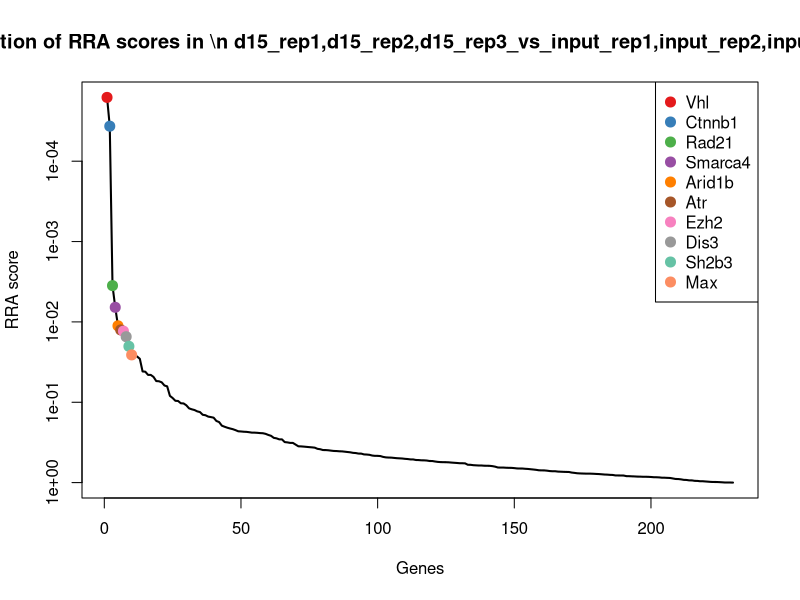
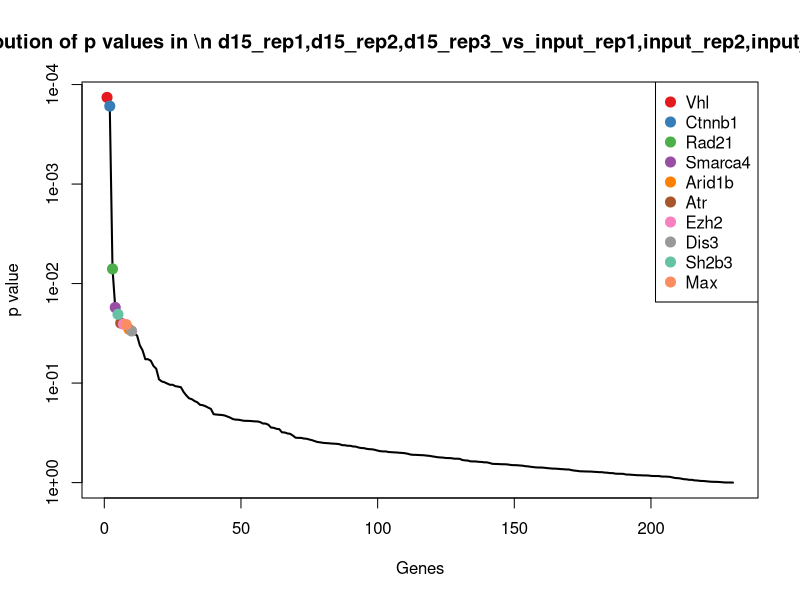
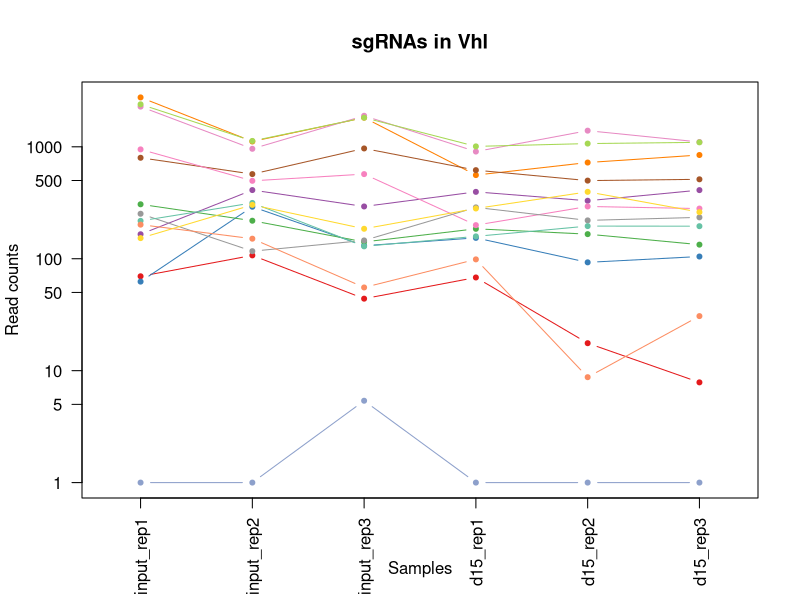
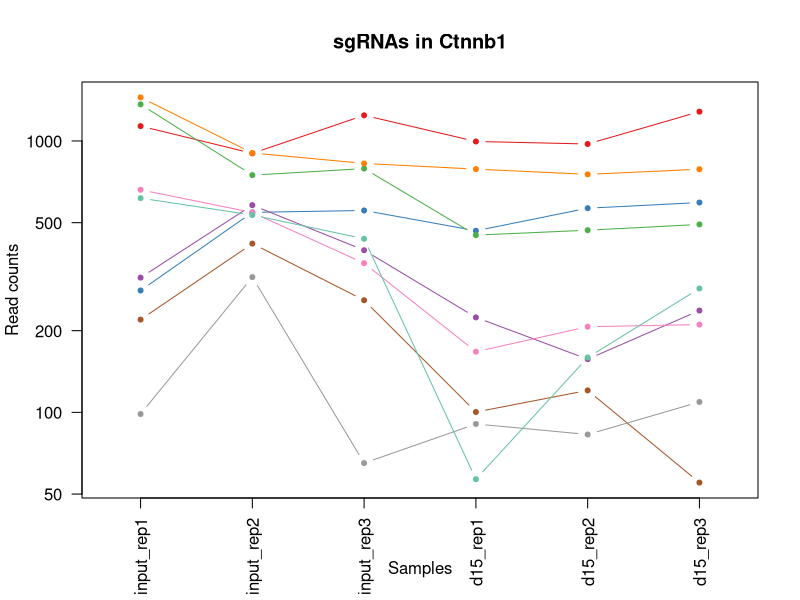
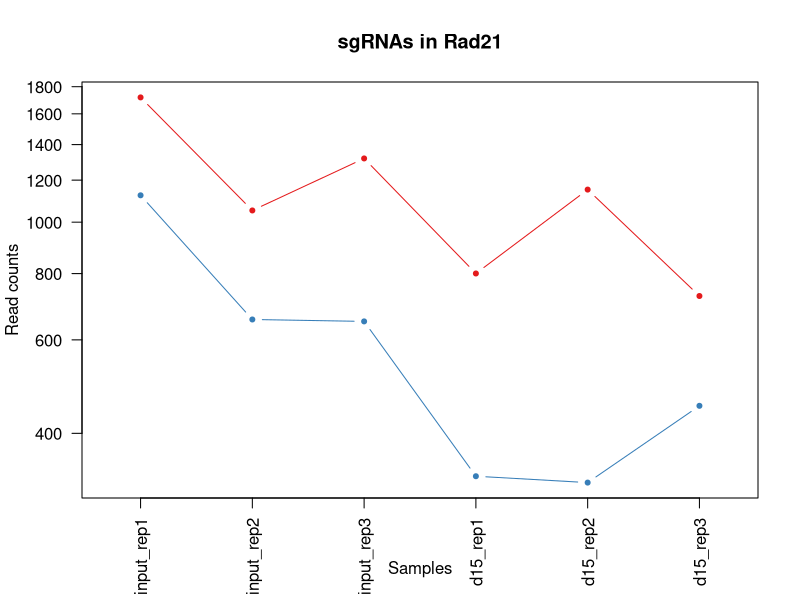
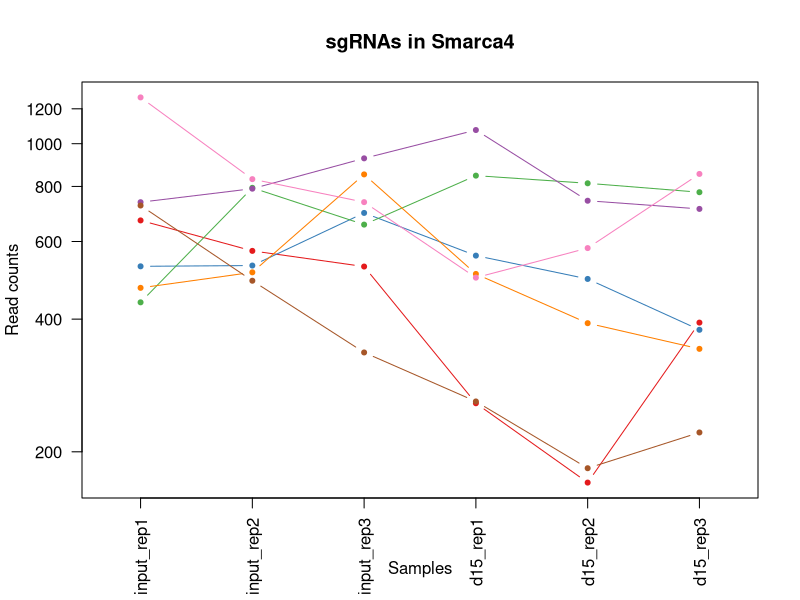
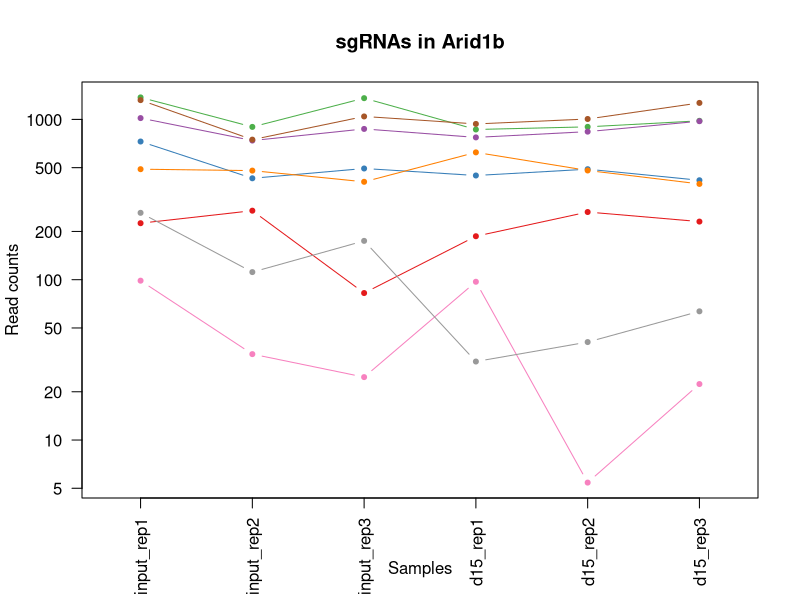
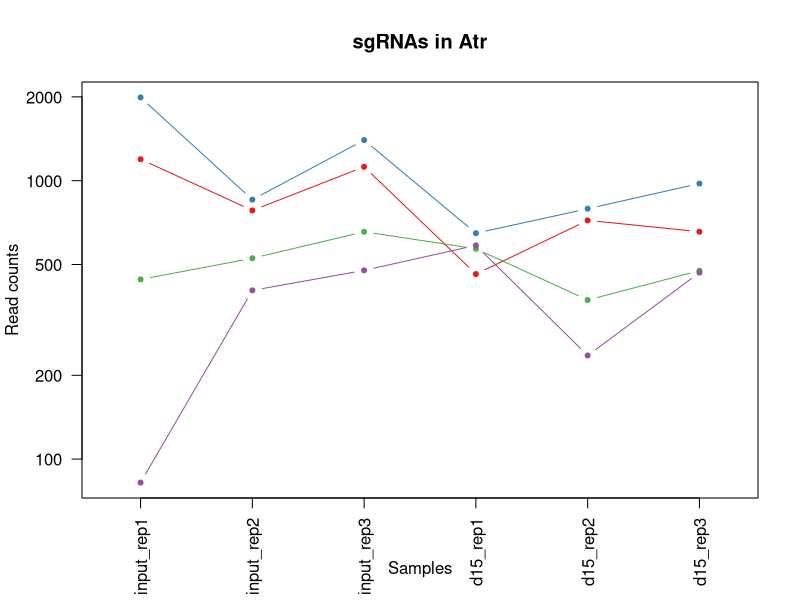

Reproduce these figures in R, in order. (Note: this script raises an error after producing the figures.)
pdf(file='ABE_d15_input.pdf',width=4.5,height=4.5);
gstable=read.table('ABE_d15_input.gene_summary.txt',header=T)
# 
#
# parameters
# Do not modify the variables beginning with "__"

# gstablename='__GENE_SUMMARY_FILE__'
startindex=3
# outputfile='__OUTPUT_FILE__'
targetgenelist=c("Vhl","Ctnnb1","Rad21","Smarca4","Arid1b","Atr","Ezh2","Dis3","Sh2b3","Max")
# samplelabel=sub('.\\w+.\\w+$','',colnames(gstable)[startindex]);
samplelabel='d15_rep1,d15_rep2,d15_rep3_vs_input_rep1,input_rep2,input_rep3 neg.'


# You need to write some codes in front of this code:
# gstable=read.table(gstablename,header=T)
# pdf(file=outputfile,width=6,height=6)


# set up color using RColorBrewer
#library(RColorBrewer)
#colors <- brewer.pal(length(targetgenelist), "Set1")

colors=c( "#E41A1C", "#377EB8", "#4DAF4A", "#984EA3", "#FF7F00",  "#A65628", "#F781BF",
          "#999999", "#66C2A5", "#FC8D62", "#8DA0CB", "#E78AC3", "#A6D854", "#FFD92F", "#E5C494", "#B3B3B3", 
          "#8DD3C7", "#FFFFB3", "#BEBADA", "#FB8072", "#80B1D3", "#FDB462", "#B3DE69", "#FCCDE5",
          "#D9D9D9", "#BC80BD", "#CCEBC5", "#FFED6F")

######
# function definition

plotrankedvalues<-function(val, tglist, ...){
  
  plot(val,log='y',ylim=c(max(val),min(val)),type='l',lwd=2, ...)
  if(length(tglist)>0){
    for(i in 1:length(tglist)){
      targetgene=tglist[i];
      tx=which(names(val)==targetgene);ty=val[targetgene];
      points(tx,ty,col=colors[(i %% length(colors)) ],cex=2,pch=20)
      # text(tx+50,ty,targetgene,col=colors[i])
    }
    legend('topright',tglist,pch=20,pt.cex = 2,cex=1,col=colors)
  }
}



plotrandvalues<-function(val,targetgenelist, ...){
  # choose the one with the best distance distribution
  
  mindiffvalue=0;
  randval=val;
  for(i in 1:20){
    randval0=sample(val)
    vindex=sort(which(names(randval0) %in% targetgenelist))
    if(max(vindex)>0.9*length(val)){
      # print('pass...')
      next;
    }
    mindiffind=min(diff(vindex));
    if (mindiffind > mindiffvalue){
      mindiffvalue=mindiffind;
      randval=randval0;
      # print(paste('Diff: ',mindiffvalue))
    }
  }
  plot(randval,log='y',ylim=c(max(randval),min(randval)),pch=20,col='grey', ...)
  
  if(length(targetgenelist)>0){
    for(i in 1:length(targetgenelist)){
      targetgene=targetgenelist[i];
      tx=which(names(randval)==targetgene);ty=randval[targetgene];
      points(tx,ty,col=colors[(i %% length(colors)) ],cex=2,pch=20)
      text(tx+50,ty,targetgene,col=colors[i])
    }
  }
  
}




# set.seed(1235)



pvec=gstable[,startindex]
names(pvec)=gstable[,'id']
pvec=sort(pvec);

plotrankedvalues(pvec,targetgenelist,xlab='Genes',ylab='RRA score',main=paste('Distribution of RRA scores in \\n',samplelabel))

# plotrandvalues(pvec,targetgenelist,xlab='Genes',ylab='RRA score',main=paste('Distribution of RRA scores in \\n',samplelabel))


pvec=gstable[,startindex+1]
names(pvec)=gstable[,'id']
pvec=sort(pvec);

plotrankedvalues(pvec,targetgenelist,xlab='Genes',ylab='p value',main=paste('Distribution of p values in \\n',samplelabel))

# plotrandvalues(pvec,targetgenelist,xlab='Genes',ylab='p value',main=paste('Distribution of p values in \\n',samplelabel))



# you need to write after this code:
# dev.off()






# parameters
# Do not modify the variables beginning with "__"
targetmat=list(c(68.69105274121348,106.1612857638743,42.98003229851769,67.01567573889473,16.59784970000794,6.8596297246542495),c(61.46041561055943,290.4081453540694,129.81724041184935,152.60196041748318,91.84143500671061,103.65662695033089),c(305.4944187701337,217.5867675160399,140.3429626074047,184.09125383696383,164.87197368674555,132.61950800998216),c(164.49699472237967,409.7299210886719,292.08879092666103,394.82729441348823,328.63742406015723,409.29124023770356),c(2762.1033839098473,1115.1321835197045,1820.949939831076,557.9256859707983,722.5597236070124,843.7344561324727),c(797.1777436546091,569.4105327335077,965.7350114422036,617.6746016898129,497.93549100023824,511.42350502700015),c(947.2134641156807,495.7117888974296,569.2661420762853,198.62477387672413,292.12215472013975,279.72045654978996),c(251.26464029022827,115.81231174240833,144.7286801888861,286.63331189527264,219.09161604010484,233.2274106382445),c(216.91911391962154,314.0970273013802,128.06295337925678,157.44646709740329,194.74810314675986,194.3561755318704),c(200.6501803756499,150.0295856663017,54.382898010369324,97.69755137838871,7.745663193337039,29.725062140168415),c(0.0,0.0,4.385717581481397,0.0,0.0,0.0),c(2284.8813332866803,958.961035867063,1891.9985646510747,905.9227491450589,1393.1128514873333,1102.8760235082998),c(2395.1485495291545,1127.415307492384,1820.0727963147797,1007.657389423381,1067.7949973671775,1095.2542127031286),c(151.84337974373506,301.8139033287005,184.20013842221869,280.17396965537915,395.028822860189,259.9037484563443))
targetgene="Vhl"
collabel=c("input_rep1","input_rep2","input_rep3","d15_rep1","d15_rep2","d15_rep3")

# set up color using RColorBrewer
#library(RColorBrewer)
#colors <- brewer.pal(length(targetgenelist), "Set1")

colors=c( "#E41A1C", "#377EB8", "#4DAF4A", "#984EA3", "#FF7F00",  "#A65628", "#F781BF",
          "#999999", "#66C2A5", "#FC8D62", "#8DA0CB", "#E78AC3", "#A6D854", "#FFD92F", "#E5C494", "#B3B3B3", 
          "#8DD3C7", "#FFFFB3", "#BEBADA", "#FB8072", "#80B1D3", "#FDB462", "#B3DE69", "#FCCDE5",
          "#D9D9D9", "#BC80BD", "#CCEBC5", "#FFED6F")


## code

targetmatvec=unlist(targetmat)+1
yrange=range(targetmatvec[targetmatvec>0]);
# yrange[1]=1; # set the minimum value to 1
for(i in 1:length(targetmat)){
  vali=targetmat[[i]]+1;
  if(i==1){
    plot(1:length(vali),vali,type='b',las=1,pch=20,main=paste('sgRNAs in',targetgene),ylab='Read counts',xlab='Samples',xlim=c(0.7,length(vali)+0.3),ylim = yrange,col=colors[(i %% length(colors))],xaxt='n',log='y')
    axis(1,at=1:length(vali),labels=(collabel),las=2)
    # lines(0:100,rep(1,101),col='black');
  }else{
    lines(1:length(vali),vali,type='b',pch=20,col=colors[(i %% length(colors))])
  }
}




# parameters
# Do not modify the variables beginning with "__"
targetmat=list(c(1133.4023702300224,899.3001479997616,1242.0352190755316,994.7387049435941,973.7405157337993,1281.2263963493103),c(280.18718881284445,544.8442847881483,553.4775587829523,465.88005905231637,564.32688980027,592.2146995618169),c(1362.9750991282885,747.5158303373629,790.3063081829478,448.92428567259606,468.05936154022396,491.60679693355456),c(312.7250559007877,579.0615587120417,394.7145823333257,222.84730727632464,156.01978718007464,236.27613496031304),c(1446.1274261308101,901.9322459939074,825.392048834799,786.4249177070297,752.4358530670266,785.8086940131701),c(218.72677320228505,417.62621507110885,257.88019379110614,99.31238693836207,119.50451784005718,54.11485671671686),c(659.7956381721822,543.9669187900997,353.4888370674006,166.3280626772568,205.81333628009847,209.5997971422132),c(97.6136012638297,314.0970273013802,64.03147668962839,89.62337357852186,81.88272518670584,108.22971343343372),c(614.6041561055944,532.5611608154686,435.0631840829546,55.71182681908116,158.23283380674238,285.05572411340995))
targetgene="Ctnnb1"
collabel=c("input_rep1","input_rep2","input_rep3","d15_rep1","d15_rep2","d15_rep3")

# set up color using RColorBrewer
#library(RColorBrewer)
#colors <- brewer.pal(length(targetgenelist), "Set1")

colors=c( "#E41A1C", "#377EB8", "#4DAF4A", "#984EA3", "#FF7F00",  "#A65628", "#F781BF",
          "#999999", "#66C2A5", "#FC8D62", "#8DA0CB", "#E78AC3", "#A6D854", "#FFD92F", "#E5C494", "#B3B3B3", 
          "#8DD3C7", "#FFFFB3", "#BEBADA", "#FB8072", "#80B1D3", "#FDB462", "#B3DE69", "#FCCDE5",
          "#D9D9D9", "#BC80BD", "#CCEBC5", "#FFED6F")


## code

targetmatvec=unlist(targetmat)+1
yrange=range(targetmatvec[targetmatvec>0]);
# yrange[1]=1; # set the minimum value to 1
for(i in 1:length(targetmat)){
  vali=targetmat[[i]]+1;
  if(i==1){
    plot(1:length(vali),vali,type='b',las=1,pch=20,main=paste('sgRNAs in',targetgene),ylab='Read counts',xlab='Samples',xlim=c(0.7,length(vali)+0.3),ylim = yrange,col=colors[(i %% length(colors))],xaxt='n',log='y')
    axis(1,at=1:length(vali),labels=(collabel),las=2)
    # lines(0:100,rep(1,101),col='black');
  }else{
    lines(1:length(vali),vali,type='b',pch=20,col=colors[(i %% length(colors))])
  }
}




# parameters
# Do not modify the variables beginning with "__"
targetmat=list(c(1717.276318530337,1051.0844656621605,1317.4695614770117,799.3436021868167,1150.7842458672174,724.8342075717991),c(1122.5564145340413,654.5150345442167,649.0862020592467,331.04128979454026,321.9982841801541,449.6868375051119))
targetgene="Rad21"
collabel=c("input_rep1","input_rep2","input_rep3","d15_rep1","d15_rep2","d15_rep3")

# set up color using RColorBrewer
#library(RColorBrewer)
#colors <- brewer.pal(length(targetgenelist), "Set1")

colors=c( "#E41A1C", "#377EB8", "#4DAF4A", "#984EA3", "#FF7F00",  "#A65628", "#F781BF",
          "#999999", "#66C2A5", "#FC8D62", "#8DA0CB", "#E78AC3", "#A6D854", "#FFD92F", "#E5C494", "#B3B3B3", 
          "#8DD3C7", "#FFFFB3", "#BEBADA", "#FB8072", "#80B1D3", "#FDB462", "#B3DE69", "#FCCDE5",
          "#D9D9D9", "#BC80BD", "#CCEBC5", "#FFED6F")


## code

targetmatvec=unlist(targetmat)+1
yrange=range(targetmatvec[targetmatvec>0]);
# yrange[1]=1; # set the minimum value to 1
for(i in 1:length(targetmat)){
  vali=targetmat[[i]]+1;
  if(i==1){
    plot(1:length(vali),vali,type='b',las=1,pch=20,main=paste('sgRNAs in',targetgene),ylab='Read counts',xlab='Samples',xlim=c(0.7,length(vali)+0.3),ylim = yrange,col=colors[(i %% length(colors))],xaxt='n',log='y')
    axis(1,at=1:length(vali),labels=(collabel),las=2)
    # lines(0:100,rep(1,101),col='black');
  }else{
    lines(1:length(vali),vali,type='b',pch=20,col=colors[(i %% length(colors))])
  }
}




# parameters
# Do not modify the variables beginning with "__"
targetmat=list(c(668.8339345854997,570.2878987315562,525.4089662614714,256.75885403576535,169.29806694008101,391.76107538580936),c(526.0288512550823,528.1743308252259,695.5748084229496,556.310850410825,492.4028744335689,377.2796348559837),c(435.6458871219066,793.1388622358874,654.3490631570245,845.3664156460576,812.1881119870553,775.1381588859302),c(735.7173280440496,789.6293982436932,925.3864096925747,1073.0582296023024,741.3706199336881,710.3527670419734),c(469.9914134925133,509.7496448662064,850.8292108073911,505.44353027166386,390.6027296068536,341.4571240716782),c(723.0637130654051,487.81549491499266,335.06882322517873,259.1811073757254,182.57634670008736,220.27033226945312),c(1272.592134995113,829.9882341539264,735.9234101725784,495.75451691182366,578.7116928736102,852.8806290986784))
targetgene="Smarca4"
collabel=c("input_rep1","input_rep2","input_rep3","d15_rep1","d15_rep2","d15_rep3")

# set up color using RColorBrewer
#library(RColorBrewer)
#colors <- brewer.pal(length(targetgenelist), "Set1")

colors=c( "#E41A1C", "#377EB8", "#4DAF4A", "#984EA3", "#FF7F00",  "#A65628", "#F781BF",
          "#999999", "#66C2A5", "#FC8D62", "#8DA0CB", "#E78AC3", "#A6D854", "#FFD92F", "#E5C494", "#B3B3B3", 
          "#8DD3C7", "#FFFFB3", "#BEBADA", "#FB8072", "#80B1D3", "#FDB462", "#B3DE69", "#FCCDE5",
          "#D9D9D9", "#BC80BD", "#CCEBC5", "#FFED6F")


## code

targetmatvec=unlist(targetmat)+1
yrange=range(targetmatvec[targetmatvec>0]);
# yrange[1]=1; # set the minimum value to 1
for(i in 1:length(targetmat)){
  vali=targetmat[[i]]+1;
  if(i==1){
    plot(1:length(vali),vali,type='b',las=1,pch=20,main=paste('sgRNAs in',targetgene),ylab='Read counts',xlab='Samples',xlim=c(0.7,length(vali)+0.3),ylim = yrange,col=colors[(i %% length(colors))],xaxt='n',log='y')
    axis(1,at=1:length(vali),labels=(collabel),las=2)
    # lines(0:100,rep(1,101),col='black');
  }else{
    lines(1:length(vali),vali,type='b',pch=20,col=colors[(i %% length(colors))])
  }
}




# parameters
# Do not modify the variables beginning with "__"
targetmat=list(c(224.14975105027557,268.4739954028557,81.57434701555398,185.70608939693722,263.35254857345933,229.4165052356588),c(726.6790316307321,428.1546070476914,492.954656158509,445.6946145526493,487.9767811802335,416.15086996235783),c(1370.2057362589426,896.668050005616,1355.1867326777517,863.9370245857514,897.3904071137628,978.6405073840062),c(1017.7121761395576,736.9874383607803,871.0035116822055,771.0839798872828,837.6381481937341,973.3052398203863),c(488.0680063191484,478.16446893645866,406.99459156147367,621.7116905897464,479.12459467356257,394.8097997078779),c(1317.7836170617009,746.6384643393143,1042.0464973599799,935.7972070045662,1004.7231685071474,1265.9827747389677),c(97.6136012638297,33.33990792584483,23.682874939999543,96.08271581841534,4.426093253335451,21.341070254479888),c(260.3029367035458,110.54811575411705,173.6744162266633,29.87445785950729,39.83483928001906,62.49884860240539))
targetgene="Arid1b"
collabel=c("input_rep1","input_rep2","input_rep3","d15_rep1","d15_rep2","d15_rep3")

# set up color using RColorBrewer
#library(RColorBrewer)
#colors <- brewer.pal(length(targetgenelist), "Set1")

colors=c( "#E41A1C", "#377EB8", "#4DAF4A", "#984EA3", "#FF7F00",  "#A65628", "#F781BF",
          "#999999", "#66C2A5", "#FC8D62", "#8DA0CB", "#E78AC3", "#A6D854", "#FFD92F", "#E5C494", "#B3B3B3", 
          "#8DD3C7", "#FFFFB3", "#BEBADA", "#FB8072", "#80B1D3", "#FDB462", "#B3DE69", "#FCCDE5",
          "#D9D9D9", "#BC80BD", "#CCEBC5", "#FFED6F")


## code

targetmatvec=unlist(targetmat)+1
yrange=range(targetmatvec[targetmatvec>0]);
# yrange[1]=1; # set the minimum value to 1
for(i in 1:length(targetmat)){
  vali=targetmat[[i]]+1;
  if(i==1){
    plot(1:length(vali),vali,type='b',las=1,pch=20,main=paste('sgRNAs in',targetgene),ylab='Read counts',xlab='Samples',xlim=c(0.7,length(vali)+0.3),ylim = yrange,col=colors[(i %% length(colors))],xaxt='n',log='y')
    axis(1,at=1:length(vali),labels=(collabel),las=2)
    # lines(0:100,rep(1,101),col='black');
  }else{
    lines(1:length(vali),vali,type='b',pch=20,col=colors[(i %% length(colors))])
  }
}




# parameters
# Do not modify the variables beginning with "__"
targetmat=list(c(1193.0551265579184,780.8557382632077,1120.989413826645,461.0355523723963,719.2401536670108,654.7135481642223),c(1990.2328702125276,853.6771161012372,1398.1667649762694,646.7416417693335,792.2706923470457,975.5917830619377),c(441.0688649698971,525.5422328310802,654.3490631570245,568.4221171106252,371.7918332801779,474.07663208166036),c(81.34466771985807,402.71099310428355,475.41178583258346,584.5704727103589,234.5829424267789,466.454821276489))
targetgene="Atr"
collabel=c("input_rep1","input_rep2","input_rep3","d15_rep1","d15_rep2","d15_rep3")

# set up color using RColorBrewer
#library(RColorBrewer)
#colors <- brewer.pal(length(targetgenelist), "Set1")

colors=c( "#E41A1C", "#377EB8", "#4DAF4A", "#984EA3", "#FF7F00",  "#A65628", "#F781BF",
          "#999999", "#66C2A5", "#FC8D62", "#8DA0CB", "#E78AC3", "#A6D854", "#FFD92F", "#E5C494", "#B3B3B3", 
          "#8DD3C7", "#FFFFB3", "#BEBADA", "#FB8072", "#80B1D3", "#FDB462", "#B3DE69", "#FCCDE5",
          "#D9D9D9", "#BC80BD", "#CCEBC5", "#FFED6F")


## code

targetmatvec=unlist(targetmat)+1
yrange=range(targetmatvec[targetmatvec>0]);
# yrange[1]=1; # set the minimum value to 1
for(i in 1:length(targetmat)){
  vali=targetmat[[i]]+1;
  if(i==1){
    plot(1:length(vali),vali,type='b',las=1,pch=20,main=paste('sgRNAs in',targetgene),ylab='Read counts',xlab='Samples',xlim=c(0.7,length(vali)+0.3),ylim = yrange,col=colors[(i %% length(colors))],xaxt='n',log='y')
    axis(1,at=1:length(vali),labels=(collabel),las=2)
    # lines(0:100,rep(1,101),col='black');
  }else{
    lines(1:length(vali),vali,type='b',pch=20,col=colors[(i %% length(colors))])
  }
}




# parameters
# Do not modify the variables beginning with "__"
targetmat=list(c(889.3683670704482,1010.7256297519273,1270.980955113309,744.4391931477222,1317.8692661806306,867.3620696285041),c(1560.0099609386116,801.9125222163728,902.5806782688715,749.2836998276423,658.3813714336484,588.4037941592312),c(0.0,9.651025978534028,20.174300874814428,0.0,37.621792653351335,2.2865432415514166),c(538.6824662337268,618.5430286242263,660.4890677710983,702.4534685884147,689.3640242069965,594.5012428033683))
targetgene="Ezh2"
collabel=c("input_rep1","input_rep2","input_rep3","d15_rep1","d15_rep2","d15_rep3")

# set up color using RColorBrewer
#library(RColorBrewer)
#colors <- brewer.pal(length(targetgenelist), "Set1")

colors=c( "#E41A1C", "#377EB8", "#4DAF4A", "#984EA3", "#FF7F00",  "#A65628", "#F781BF",
          "#999999", "#66C2A5", "#FC8D62", "#8DA0CB", "#E78AC3", "#A6D854", "#FFD92F", "#E5C494", "#B3B3B3", 
          "#8DD3C7", "#FFFFB3", "#BEBADA", "#FB8072", "#80B1D3", "#FDB462", "#B3DE69", "#FCCDE5",
          "#D9D9D9", "#BC80BD", "#CCEBC5", "#FFED6F")


## code

targetmatvec=unlist(targetmat)+1
yrange=range(targetmatvec[targetmatvec>0]);
# yrange[1]=1; # set the minimum value to 1
for(i in 1:length(targetmat)){
  vali=targetmat[[i]]+1;
  if(i==1){
    plot(1:length(vali),vali,type='b',las=1,pch=20,main=paste('sgRNAs in',targetgene),ylab='Read counts',xlab='Samples',xlim=c(0.7,length(vali)+0.3),ylim = yrange,col=colors[(i %% length(colors))],xaxt='n',log='y')
    axis(1,at=1:length(vali),labels=(collabel),las=2)
    # lines(0:100,rep(1,101),col='black');
  }else{
    lines(1:length(vali),vali,type='b',pch=20,col=colors[(i %% length(colors))])
  }
}




# parameters
# Do not modify the variables beginning with "__"
targetmat=list(c(61.46041561055943,142.13329168386477,87.71435162962794,20.18544449966709,27.663082833346568,23.627613496031305),c(668.8339345854997,644.8640085656828,468.3946377022132,596.6817394101591,367.36574002684245,291.91535383806416),c(2263.1894218947177,1386.238276916706,1295.5409735696046,1226.4676077997722,994.7644586871427,909.2820290569466),c(1522.0491160026777,930.0079579314609,668.383359417765,971.3235893239803,958.2491893471251,1055.6207965162373),c(124.72849050378238,485.18339692084703,174.5515597429596,415.820156693142,285.4830148401366,448.1624753440776))
targetgene="Dis3"
collabel=c("input_rep1","input_rep2","input_rep3","d15_rep1","d15_rep2","d15_rep3")

# set up color using RColorBrewer
#library(RColorBrewer)
#colors <- brewer.pal(length(targetgenelist), "Set1")

colors=c( "#E41A1C", "#377EB8", "#4DAF4A", "#984EA3", "#FF7F00",  "#A65628", "#F781BF",
          "#999999", "#66C2A5", "#FC8D62", "#8DA0CB", "#E78AC3", "#A6D854", "#FFD92F", "#E5C494", "#B3B3B3", 
          "#8DD3C7", "#FFFFB3", "#BEBADA", "#FB8072", "#80B1D3", "#FDB462", "#B3DE69", "#FCCDE5",
          "#D9D9D9", "#BC80BD", "#CCEBC5", "#FFED6F")


## code

targetmatvec=unlist(targetmat)+1
yrange=range(targetmatvec[targetmatvec>0]);
# yrange[1]=1; # set the minimum value to 1
for(i in 1:length(targetmat)){
  vali=targetmat[[i]]+1;
  if(i==1){
    plot(1:length(vali),vali,type='b',las=1,pch=20,main=paste('sgRNAs in',targetgene),ylab='Read counts',xlab='Samples',xlim=c(0.7,length(vali)+0.3),ylim = yrange,col=colors[(i %% length(colors))],xaxt='n',log='y')
    axis(1,at=1:length(vali),labels=(collabel),las=2)
    # lines(0:100,rep(1,101),col='black');
  }else{
    lines(1:length(vali),vali,type='b',pch=20,col=colors[(i %% length(colors))])
  }
}




# parameters
# Do not modify the variables beginning with "__"
targetmat=list(c(477.2220506231674,460.6171489754877,242.0916104977731,212.35087613649776,331.95699400015883,208.83761606169605))
targetgene="Sh2b3"
collabel=c("input_rep1","input_rep2","input_rep3","d15_rep1","d15_rep2","d15_rep3")

# set up color using RColorBrewer
#library(RColorBrewer)
#colors <- brewer.pal(length(targetgenelist), "Set1")

colors=c( "#E41A1C", "#377EB8", "#4DAF4A", "#984EA3", "#FF7F00",  "#A65628", "#F781BF",
          "#999999", "#66C2A5", "#FC8D62", "#8DA0CB", "#E78AC3", "#A6D854", "#FFD92F", "#E5C494", "#B3B3B3", 
          "#8DD3C7", "#FFFFB3", "#BEBADA", "#FB8072", "#80B1D3", "#FDB462", "#B3DE69", "#FCCDE5",
          "#D9D9D9", "#BC80BD", "#CCEBC5", "#FFED6F")


## code

targetmatvec=unlist(targetmat)+1
yrange=range(targetmatvec[targetmatvec>0]);
# yrange[1]=1; # set the minimum value to 1
for(i in 1:length(targetmat)){
  vali=targetmat[[i]]+1;
  if(i==1){
    plot(1:length(vali),vali,type='b',las=1,pch=20,main=paste('sgRNAs in',targetgene),ylab='Read counts',xlab='Samples',xlim=c(0.7,length(vali)+0.3),ylim = yrange,col=colors[(i %% length(colors))],xaxt='n',log='y')
    axis(1,at=1:length(vali),labels=(collabel),las=2)
    # lines(0:100,rep(1,101),col='black');
  }else{
    lines(1:length(vali),vali,type='b',pch=20,col=colors[(i %% length(colors))])
  }
}




# parameters
# Do not modify the variables beginning with "__"
targetmat=list(c(2104.115405020329,902.8096119919559,1251.6837977547907,644.3193884293735,585.3508327536134,787.3330561742044))
targetgene="Max"
collabel=c("input_rep1","input_rep2","input_rep3","d15_rep1","d15_rep2","d15_rep3")

# set up color using RColorBrewer
#library(RColorBrewer)
#colors <- brewer.pal(length(targetgenelist), "Set1")

colors=c( "#E41A1C", "#377EB8", "#4DAF4A", "#984EA3", "#FF7F00",  "#A65628", "#F781BF",
          "#999999", "#66C2A5", "#FC8D62", "#8DA0CB", "#E78AC3", "#A6D854", "#FFD92F", "#E5C494", "#B3B3B3", 
          "#8DD3C7", "#FFFFB3", "#BEBADA", "#FB8072", "#80B1D3", "#FDB462", "#B3DE69", "#FCCDE5",
          "#D9D9D9", "#BC80BD", "#CCEBC5", "#FFED6F")


## code

targetmatvec=unlist(targetmat)+1
yrange=range(targetmatvec[targetmatvec>0]);
# yrange[1]=1; # set the minimum value to 1
for(i in 1:length(targetmat)){
  vali=targetmat[[i]]+1;
  if(i==1){
    plot(1:length(vali),vali,type='b',las=1,pch=20,main=paste('sgRNAs in',targetgene),ylab='Read counts',xlab='Samples',xlim=c(0.7,length(vali)+0.3),ylim = yrange,col=colors[(i %% length(colors))],xaxt='n',log='y')
    axis(1,at=1:length(vali),labels=(collabel),las=2)
    # lines(0:100,rep(1,101),col='black');
  }else{
    lines(1:length(vali),vali,type='b',pch=20,col=colors[(i %% length(colors))])
  }
}



# 
#
# parameters
# Do not modify the variables beginning with "__"

# gstablename='__GENE_SUMMARY_FILE__'
startindex=9
# outputfile='__OUTPUT_FILE__'
targetgenelist=c("Rbm10","Erbb3","Myd88","Pik3r3","Syk","Tcf3","Daxx","Map2k1","Keap1","Smo")
# samplelabel=sub('.\\w+.\\w+$','',colnames(gstable)[startindex]);
samplelabel='d15_rep1,d15_rep2,d15_rep3_vs_input_rep1,input_rep2,input_rep3 pos.'


# You need to write some codes in front of this code:
# gstable=read.table(gstablename,header=T)
# pdf(file=outputfile,width=6,height=6)


# set up color using RColorBrewer
#library(RColorBrewer)
#colors <- brewer.pal(length(targetgenelist), "Set1")

colors=c( "#E41A1C", "#377EB8", "#4DAF4A", "#984EA3", "#FF7F00",  "#A65628", "#F781BF",
          "#999999", "#66C2A5", "#FC8D62", "#8DA0CB", "#E78AC3", "#A6D854", "#FFD92F", "#E5C494", "#B3B3B3", 
          "#8DD3C7", "#FFFFB3", "#BEBADA", "#FB8072", "#80B1D3", "#FDB462", "#B3DE69", "#FCCDE5",
          "#D9D9D9", "#BC80BD", "#CCEBC5", "#FFED6F")

######
# function definition

plotrankedvalues<-function(val, tglist, ...){
  
  plot(val,log='y',ylim=c(max(val),min(val)),type='l',lwd=2, ...)
  if(length(tglist)>0){
    for(i in 1:length(tglist)){
      targetgene=tglist[i];
      tx=which(names(val)==targetgene);ty=val[targetgene];
      points(tx,ty,col=colors[(i %% length(colors)) ],cex=2,pch=20)
      # text(tx+50,ty,targetgene,col=colors[i])
    }
    legend('topright',tglist,pch=20,pt.cex = 2,cex=1,col=colors)
  }
}



plotrandvalues<-function(val,targetgenelist, ...){
  # choose the one with the best distance distribution
  
  mindiffvalue=0;
  randval=val;
  for(i in 1:20){
    randval0=sample(val)
    vindex=sort(which(names(randval0) %in% targetgenelist))
    if(max(vindex)>0.9*length(val)){
      # print('pass...')
      next;
    }
    mindiffind=min(diff(vindex));
    if (mindiffind > mindiffvalue){
      mindiffvalue=mindiffind;
      randval=randval0;
      # print(paste('Diff: ',mindiffvalue))
    }
  }
  plot(randval,log='y',ylim=c(max(randval),min(randval)),pch=20,col='grey', ...)
  
  if(length(targetgenelist)>0){
    for(i in 1:length(targetgenelist)){
      targetgene=targetgenelist[i];
      tx=which(names(randval)==targetgene);ty=randval[targetgene];
      points(tx,ty,col=colors[(i %% length(colors)) ],cex=2,pch=20)
      text(tx+50,ty,targetgene,col=colors[i])
    }
  }
  
}




# set.seed(1235)



pvec=gstable[,startindex]
names(pvec)=gstable[,'id']
pvec=sort(pvec);

plotrankedvalues(pvec,targetgenelist,xlab='Genes',ylab='RRA score',main=paste('Distribution of RRA scores in \\n',samplelabel))

# plotrandvalues(pvec,targetgenelist,xlab='Genes',ylab='RRA score',main=paste('Distribution of RRA scores in \\n',samplelabel))


pvec=gstable[,startindex+1]
names(pvec)=gstable[,'id']
pvec=sort(pvec);

plotrankedvalues(pvec,targetgenelist,xlab='Genes',ylab='p value',main=paste('Distribution of p values in \\n',samplelabel))

# plotrandvalues(pvec,targetgenelist,xlab='Genes',ylab='p value',main=paste('Distribution of p values in \\n',samplelabel))



# you need to write after this code:
# dev.off()






# parameters
# Do not modify the variables beginning with "__"
targetmat=list(c(180.76592826635127,314.0970273013802,121.04580524888655,352.8415698541807,483.55068792689804,442.8272077804577),c(173.5352911356972,590.4673166866728,311.3859482851792,587.8001438303056,673.8726978203224,539.6242050061343),c(155.4586983090621,250.92667544188473,156.13154590073773,308.4335919549131,308.7200044201477,381.09054025856943),c(83.15232700252159,286.89868136187516,71.92576833629491,299.55199637505956,320.8917608668202,236.27613496031304))
targetgene="Rbm10"
collabel=c("input_rep1","input_rep2","input_rep3","d15_rep1","d15_rep2","d15_rep3")

# set up color using RColorBrewer
#library(RColorBrewer)
#colors <- brewer.pal(length(targetgenelist), "Set1")

colors=c( "#E41A1C", "#377EB8", "#4DAF4A", "#984EA3", "#FF7F00",  "#A65628", "#F781BF",
          "#999999", "#66C2A5", "#FC8D62", "#8DA0CB", "#E78AC3", "#A6D854", "#FFD92F", "#E5C494", "#B3B3B3", 
          "#8DD3C7", "#FFFFB3", "#BEBADA", "#FB8072", "#80B1D3", "#FDB462", "#B3DE69", "#FCCDE5",
          "#D9D9D9", "#BC80BD", "#CCEBC5", "#FFED6F")


## code

targetmatvec=unlist(targetmat)+1
yrange=range(targetmatvec[targetmatvec>0]);
# yrange[1]=1; # set the minimum value to 1
for(i in 1:length(targetmat)){
  vali=targetmat[[i]]+1;
  if(i==1){
    plot(1:length(vali),vali,type='b',las=1,pch=20,main=paste('sgRNAs in',targetgene),ylab='Read counts',xlab='Samples',xlim=c(0.7,length(vali)+0.3),ylim = yrange,col=colors[(i %% length(colors))],xaxt='n',log='y')
    axis(1,at=1:length(vali),labels=(collabel),las=2)
    # lines(0:100,rep(1,101),col='black');
  }else{
    lines(1:length(vali),vali,type='b',pch=20,col=colors[(i %% length(colors))])
  }
}




# parameters
# Do not modify the variables beginning with "__"
targetmat=list(c(500.72162129779304,670.3076225090906,580.6690077881369,628.9784506096264,1201.6843182805749,1066.2913316434772),c(714.0254166520875,774.7141762768679,641.1919104125802,663.6974151490539,847.5968580137389,835.3504642467842),c(1193.0551265579184,667.675524514945,871.8806551985017,623.3265261497197,971.5274691071315,923.7634695867723),c(303.6867594874701,278.12502138138973,170.1658421614782,559.5405215307717,515.6398640135801,544.1972914892372),c(57.84509704523241,315.85175929747726,128.94009689555307,654.8158195692004,440.3962787068774,594.5012428033683),c(242.2263438769107,473.7776389462159,264.89734192147637,628.1710328296398,717.027107040343,600.5986914475054),c(128.3438090691094,551.8632127725367,232.44303181851404,523.206721431371,641.7835217336404,490.8446158530374),c(1708.2380221170195,1041.4334396836264,785.0434470851701,835.6774022862174,834.3185782537325,862.7889831454012),c(1131.5947109473589,944.0458139002376,642.0690539288765,447.30945011262264,559.9007965469345,659.2866346473251),c(140.99742404775398,492.2023249052354,399.1002999148071,503.8286947116905,484.6572112402319,357.46292676253813),c(1189.4398079925913,709.7890924212753,855.2149283888724,641.8971350894134,628.505241973634,730.169475135419),c(421.18461286059846,554.4953107666823,389.45172123554806,512.7102902915441,797.8033089137151,842.2100939714384),c(507.95225842844707,475.532370942313,492.07751264221275,700.0312152484546,595.3095425736182,388.7123510637408),c(260.3029367035458,485.18339692084703,511.3746700007309,436.0056011928091,642.8900450469743,814.0093939923042),c(674.2569124334902,489.5702269110898,270.1602030192541,528.8586458912777,549.9420867269298,404.71815375460073),c(694.1411645427888,828.2335021578293,427.16889243628805,1006.0425538634076,739.1575733070204,955.7750749684922),c(115.69019409046481,80.71767182046642,41.225745265925134,160.67613821735003,179.25677676008576,169.96638095532197),c(309.1097373354607,330.7669812643026,140.3429626074047,765.432055427376,746.9032365003574,653.9513670837051))
targetgene="Erbb3"
collabel=c("input_rep1","input_rep2","input_rep3","d15_rep1","d15_rep2","d15_rep3")

# set up color using RColorBrewer
#library(RColorBrewer)
#colors <- brewer.pal(length(targetgenelist), "Set1")

colors=c( "#E41A1C", "#377EB8", "#4DAF4A", "#984EA3", "#FF7F00",  "#A65628", "#F781BF",
          "#999999", "#66C2A5", "#FC8D62", "#8DA0CB", "#E78AC3", "#A6D854", "#FFD92F", "#E5C494", "#B3B3B3", 
          "#8DD3C7", "#FFFFB3", "#BEBADA", "#FB8072", "#80B1D3", "#FDB462", "#B3DE69", "#FCCDE5",
          "#D9D9D9", "#BC80BD", "#CCEBC5", "#FFED6F")


## code

targetmatvec=unlist(targetmat)+1
yrange=range(targetmatvec[targetmatvec>0]);
# yrange[1]=1; # set the minimum value to 1
for(i in 1:length(targetmat)){
  vali=targetmat[[i]]+1;
  if(i==1){
    plot(1:length(vali),vali,type='b',las=1,pch=20,main=paste('sgRNAs in',targetgene),ylab='Read counts',xlab='Samples',xlim=c(0.7,length(vali)+0.3),ylim = yrange,col=colors[(i %% length(colors))],xaxt='n',log='y')
    axis(1,at=1:length(vali),labels=(collabel),las=2)
    # lines(0:100,rep(1,101),col='black');
  }else{
    lines(1:length(vali),vali,type='b',pch=20,col=colors[(i %% length(colors))])
  }
}




# parameters
# Do not modify the variables beginning with "__"
targetmat=list(c(1268.976816429786,754.5347583217513,791.1834516992441,533.7031525711978,591.9899726336166,628.0372103461224),c(258.4952774208823,656.2697665403139,568.3889985599891,891.3892291052986,898.4969304270966,808.6741264286843),c(209.68847678896748,274.61555738919554,90.34578217851679,450.5391212325694,388.38968298018585,364.32255648719234),c(166.30465400504318,384.286307145264,199.9887217155517,385.9456988336347,419.372335753534,380.32835917805227),c(92.19062341583916,321.9933212838171,123.6772357977754,192.16543163683068,272.20473508013026,213.41070254479888),c(274.76421096485393,383.40894114721544,201.74300874814426,478.79874353210334,478.0180713602287,475.60099424269464))
targetgene="Myd88"
collabel=c("input_rep1","input_rep2","input_rep3","d15_rep1","d15_rep2","d15_rep3")

# set up color using RColorBrewer
#library(RColorBrewer)
#colors <- brewer.pal(length(targetgenelist), "Set1")

colors=c( "#E41A1C", "#377EB8", "#4DAF4A", "#984EA3", "#FF7F00",  "#A65628", "#F781BF",
          "#999999", "#66C2A5", "#FC8D62", "#8DA0CB", "#E78AC3", "#A6D854", "#FFD92F", "#E5C494", "#B3B3B3", 
          "#8DD3C7", "#FFFFB3", "#BEBADA", "#FB8072", "#80B1D3", "#FDB462", "#B3DE69", "#FCCDE5",
          "#D9D9D9", "#BC80BD", "#CCEBC5", "#FFED6F")


## code

targetmatvec=unlist(targetmat)+1
yrange=range(targetmatvec[targetmatvec>0]);
# yrange[1]=1; # set the minimum value to 1
for(i in 1:length(targetmat)){
  vali=targetmat[[i]]+1;
  if(i==1){
    plot(1:length(vali),vali,type='b',las=1,pch=20,main=paste('sgRNAs in',targetgene),ylab='Read counts',xlab='Samples',xlim=c(0.7,length(vali)+0.3),ylim = yrange,col=colors[(i %% length(colors))],xaxt='n',log='y')
    axis(1,at=1:length(vali),labels=(collabel),las=2)
    # lines(0:100,rep(1,101),col='black');
  }else{
    lines(1:length(vali),vali,type='b',pch=20,col=colors[(i %% length(colors))])
  }
}




# parameters
# Do not modify the variables beginning with "__"
targetmat=list(c(164.49699472237967,248.29457744773907,88.59149514592421,284.2110585553126,407.2005793068615,333.07313218598966),c(43.3838227839243,146.52012167410751,38.59431471703629,242.22533399600505,268.88516514012866,291.15317275754705),c(206.07315822364046,226.36042749652538,66.66290723851723,180.86158271701711,88.52186506670903,86.12646209843669))
targetgene="Pik3r3"
collabel=c("input_rep1","input_rep2","input_rep3","d15_rep1","d15_rep2","d15_rep3")

# set up color using RColorBrewer
#library(RColorBrewer)
#colors <- brewer.pal(length(targetgenelist), "Set1")

colors=c( "#E41A1C", "#377EB8", "#4DAF4A", "#984EA3", "#FF7F00",  "#A65628", "#F781BF",
          "#999999", "#66C2A5", "#FC8D62", "#8DA0CB", "#E78AC3", "#A6D854", "#FFD92F", "#E5C494", "#B3B3B3", 
          "#8DD3C7", "#FFFFB3", "#BEBADA", "#FB8072", "#80B1D3", "#FDB462", "#B3DE69", "#FCCDE5",
          "#D9D9D9", "#BC80BD", "#CCEBC5", "#FFED6F")


## code

targetmatvec=unlist(targetmat)+1
yrange=range(targetmatvec[targetmatvec>0]);
# yrange[1]=1; # set the minimum value to 1
for(i in 1:length(targetmat)){
  vali=targetmat[[i]]+1;
  if(i==1){
    plot(1:length(vali),vali,type='b',las=1,pch=20,main=paste('sgRNAs in',targetgene),ylab='Read counts',xlab='Samples',xlim=c(0.7,length(vali)+0.3),ylim = yrange,col=colors[(i %% length(colors))],xaxt='n',log='y')
    axis(1,at=1:length(vali),labels=(collabel),las=2)
    # lines(0:100,rep(1,101),col='black');
  }else{
    lines(1:length(vali),vali,type='b',pch=20,col=colors[(i %% length(colors))])
  }
}




# parameters
# Do not modify the variables beginning with "__"
targetmat=list(c(124.72849050378238,78.08557382632077,91.22292569481306,462.65038793236965,505.6811541935753,592.2146995618169))
targetgene="Syk"
collabel=c("input_rep1","input_rep2","input_rep3","d15_rep1","d15_rep2","d15_rep3")

# set up color using RColorBrewer
#library(RColorBrewer)
#colors <- brewer.pal(length(targetgenelist), "Set1")

colors=c( "#E41A1C", "#377EB8", "#4DAF4A", "#984EA3", "#FF7F00",  "#A65628", "#F781BF",
          "#999999", "#66C2A5", "#FC8D62", "#8DA0CB", "#E78AC3", "#A6D854", "#FFD92F", "#E5C494", "#B3B3B3", 
          "#8DD3C7", "#FFFFB3", "#BEBADA", "#FB8072", "#80B1D3", "#FDB462", "#B3DE69", "#FCCDE5",
          "#D9D9D9", "#BC80BD", "#CCEBC5", "#FFED6F")


## code

targetmatvec=unlist(targetmat)+1
yrange=range(targetmatvec[targetmatvec>0]);
# yrange[1]=1; # set the minimum value to 1
for(i in 1:length(targetmat)){
  vali=targetmat[[i]]+1;
  if(i==1){
    plot(1:length(vali),vali,type='b',las=1,pch=20,main=paste('sgRNAs in',targetgene),ylab='Read counts',xlab='Samples',xlim=c(0.7,length(vali)+0.3),ylim = yrange,col=colors[(i %% length(colors))],xaxt='n',log='y')
    axis(1,at=1:length(vali),labels=(collabel),las=2)
    # lines(0:100,rep(1,101),col='black');
  }else{
    lines(1:length(vali),vali,type='b',pch=20,col=colors[(i %% length(colors))])
  }
}




# parameters
# Do not modify the variables beginning with "__"
targetmat=list(c(262.1105959862093,464.12661296768187,288.58021686147595,701.646050808428,478.0180713602287,470.26572667907465),c(186.18890611434182,573.7973627237503,309.63166125258664,714.5647352882149,896.2838838004288,544.1972914892372),c(216.91911391962154,493.9570569013325,203.49729578073683,478.79874353210334,535.5572836535896,547.2460158113057))
targetgene="Tcf3"
collabel=c("input_rep1","input_rep2","input_rep3","d15_rep1","d15_rep2","d15_rep3")

# set up color using RColorBrewer
#library(RColorBrewer)
#colors <- brewer.pal(length(targetgenelist), "Set1")

colors=c( "#E41A1C", "#377EB8", "#4DAF4A", "#984EA3", "#FF7F00",  "#A65628", "#F781BF",
          "#999999", "#66C2A5", "#FC8D62", "#8DA0CB", "#E78AC3", "#A6D854", "#FFD92F", "#E5C494", "#B3B3B3", 
          "#8DD3C7", "#FFFFB3", "#BEBADA", "#FB8072", "#80B1D3", "#FDB462", "#B3DE69", "#FCCDE5",
          "#D9D9D9", "#BC80BD", "#CCEBC5", "#FFED6F")


## code

targetmatvec=unlist(targetmat)+1
yrange=range(targetmatvec[targetmatvec>0]);
# yrange[1]=1; # set the minimum value to 1
for(i in 1:length(targetmat)){
  vali=targetmat[[i]]+1;
  if(i==1){
    plot(1:length(vali),vali,type='b',las=1,pch=20,main=paste('sgRNAs in',targetgene),ylab='Read counts',xlab='Samples',xlim=c(0.7,length(vali)+0.3),ylim = yrange,col=colors[(i %% length(colors))],xaxt='n',log='y')
    axis(1,at=1:length(vali),labels=(collabel),las=2)
    # lines(0:100,rep(1,101),col='black');
  }else{
    lines(1:length(vali),vali,type='b',pch=20,col=colors[(i %% length(colors))])
  }
}




# parameters
# Do not modify the variables beginning with "__"
targetmat=list(c(620.0271339535849,708.9117264232268,624.5261836029509,687.1125307686676,1079.9667538138501,629.5615725071567),c(117.49785337312832,186.00159158629216,84.20577756444283,681.4606063087609,599.7356358269536,785.8086940131701))
targetgene="Daxx"
collabel=c("input_rep1","input_rep2","input_rep3","d15_rep1","d15_rep2","d15_rep3")

# set up color using RColorBrewer
#library(RColorBrewer)
#colors <- brewer.pal(length(targetgenelist), "Set1")

colors=c( "#E41A1C", "#377EB8", "#4DAF4A", "#984EA3", "#FF7F00",  "#A65628", "#F781BF",
          "#999999", "#66C2A5", "#FC8D62", "#8DA0CB", "#E78AC3", "#A6D854", "#FFD92F", "#E5C494", "#B3B3B3", 
          "#8DD3C7", "#FFFFB3", "#BEBADA", "#FB8072", "#80B1D3", "#FDB462", "#B3DE69", "#FCCDE5",
          "#D9D9D9", "#BC80BD", "#CCEBC5", "#FFED6F")


## code

targetmatvec=unlist(targetmat)+1
yrange=range(targetmatvec[targetmatvec>0]);
# yrange[1]=1; # set the minimum value to 1
for(i in 1:length(targetmat)){
  vali=targetmat[[i]]+1;
  if(i==1){
    plot(1:length(vali),vali,type='b',las=1,pch=20,main=paste('sgRNAs in',targetgene),ylab='Read counts',xlab='Samples',xlim=c(0.7,length(vali)+0.3),ylim = yrange,col=colors[(i %% length(colors))],xaxt='n',log='y')
    axis(1,at=1:length(vali),labels=(collabel),las=2)
    # lines(0:100,rep(1,101),col='black');
  }else{
    lines(1:length(vali),vali,type='b',pch=20,col=colors[(i %% length(colors))])
  }
}




# parameters
# Do not modify the variables beginning with "__"
targetmat=list(c(1041.2117468141832,771.2047122846736,940.2978494696115,581.3408015904122,600.8421591402874,603.647415769574),c(1064.711317488809,611.5241006398379,555.2318458155448,661.2751618090938,559.9007965469345,587.641613078714),c(535.0671476683998,448.334025002808,258.75733730740245,675.8086818488541,596.4160658869521,573.1601725488885),c(375.99313079401065,543.9669187900997,441.20318869702857,547.4292548309714,284.37649152680274,192.069632290319),c(197.0348618103229,293.9176093462636,159.64011996592285,532.0883170112245,530.0246670869203,479.41189964528036),c(160.88167615705262,125.46333772094236,110.5200830533312,171.9799871371636,356.30050689350384,333.83531326650683),c(332.60930801008635,419.3809470672059,176.30584677555217,304.3965030549797,574.2855996202748,578.4954401125084),c(209.68847678896748,194.77525156677765,129.81724041184935,88.81595579853519,39.83483928001906,54.877037797233996),c(101.22891982915671,291.2855113521179,123.6772357977754,170.36515157719023,231.2633724867773,225.6055998330731),c(207.88081750630397,245.66247945359345,140.3429626074047,502.21385915171714,551.0486100402636,495.4177023361402))
targetgene="Map2k1"
collabel=c("input_rep1","input_rep2","input_rep3","d15_rep1","d15_rep2","d15_rep3")

# set up color using RColorBrewer
#library(RColorBrewer)
#colors <- brewer.pal(length(targetgenelist), "Set1")

colors=c( "#E41A1C", "#377EB8", "#4DAF4A", "#984EA3", "#FF7F00",  "#A65628", "#F781BF",
          "#999999", "#66C2A5", "#FC8D62", "#8DA0CB", "#E78AC3", "#A6D854", "#FFD92F", "#E5C494", "#B3B3B3", 
          "#8DD3C7", "#FFFFB3", "#BEBADA", "#FB8072", "#80B1D3", "#FDB462", "#B3DE69", "#FCCDE5",
          "#D9D9D9", "#BC80BD", "#CCEBC5", "#FFED6F")


## code

targetmatvec=unlist(targetmat)+1
yrange=range(targetmatvec[targetmatvec>0]);
# yrange[1]=1; # set the minimum value to 1
for(i in 1:length(targetmat)){
  vali=targetmat[[i]]+1;
  if(i==1){
    plot(1:length(vali),vali,type='b',las=1,pch=20,main=paste('sgRNAs in',targetgene),ylab='Read counts',xlab='Samples',xlim=c(0.7,length(vali)+0.3),ylim = yrange,col=colors[(i %% length(colors))],xaxt='n',log='y')
    axis(1,at=1:length(vali),labels=(collabel),las=2)
    # lines(0:100,rep(1,101),col='black');
  }else{
    lines(1:length(vali),vali,type='b',pch=20,col=colors[(i %% length(colors))])
  }
}




# parameters
# Do not modify the variables beginning with "__"
targetmat=list(c(1202.093422971236,617.6656626261778,655.2262066733207,438.4278545327692,391.7092529201874,650.9026427616366),c(1646.7776065064602,690.4870404642072,992.049316931092,638.6674639694667,705.9618739070045,682.1520670628393),c(211.49613607163099,253.55877343603038,141.220106123701,582.9556371503855,340.80918050682976,426.82140508959776),c(99.4212605464932,268.4739954028557,94.73149975999817,426.3165878329689,307.6134811068139,450.44901858562906),c(121.11317193845535,302.6912693267491,241.21446698147685,242.22533399600505,225.730755920108,182.9234593241133),c(157.2663575917256,387.7957711374582,165.7801245799968,430.35367673290233,476.91154804689484,701.2065940757677))
targetgene="Keap1"
collabel=c("input_rep1","input_rep2","input_rep3","d15_rep1","d15_rep2","d15_rep3")

# set up color using RColorBrewer
#library(RColorBrewer)
#colors <- brewer.pal(length(targetgenelist), "Set1")

colors=c( "#E41A1C", "#377EB8", "#4DAF4A", "#984EA3", "#FF7F00",  "#A65628", "#F781BF",
          "#999999", "#66C2A5", "#FC8D62", "#8DA0CB", "#E78AC3", "#A6D854", "#FFD92F", "#E5C494", "#B3B3B3", 
          "#8DD3C7", "#FFFFB3", "#BEBADA", "#FB8072", "#80B1D3", "#FDB462", "#B3DE69", "#FCCDE5",
          "#D9D9D9", "#BC80BD", "#CCEBC5", "#FFED6F")


## code

targetmatvec=unlist(targetmat)+1
yrange=range(targetmatvec[targetmatvec>0]);
# yrange[1]=1; # set the minimum value to 1
for(i in 1:length(targetmat)){
  vali=targetmat[[i]]+1;
  if(i==1){
    plot(1:length(vali),vali,type='b',las=1,pch=20,main=paste('sgRNAs in',targetgene),ylab='Read counts',xlab='Samples',xlim=c(0.7,length(vali)+0.3),ylim = yrange,col=colors[(i %% length(colors))],xaxt='n',log='y')
    axis(1,at=1:length(vali),labels=(collabel),las=2)
    # lines(0:100,rep(1,101),col='black');
  }else{
    lines(1:length(vali),vali,type='b',pch=20,col=colors[(i %% length(colors))])
  }
}




# parameters
# Do not modify the variables beginning with "__"
targetmat=list(c(189.80422467966883,343.9274712350308,171.04298567777448,443.27236121268925,556.581226606933,458.07082939080044),c(92.19062341583916,201.79417955116602,70.17148130370235,285.82589411528596,292.12215472013975,319.3538727366812),c(484.4526877538214,623.8072246125176,527.1632532940639,685.4976952086943,614.1204389002938,799.5279534624786))
targetgene="Smo"
collabel=c("input_rep1","input_rep2","input_rep3","d15_rep1","d15_rep2","d15_rep3")

# set up color using RColorBrewer
#library(RColorBrewer)
#colors <- brewer.pal(length(targetgenelist), "Set1")

colors=c( "#E41A1C", "#377EB8", "#4DAF4A", "#984EA3", "#FF7F00",  "#A65628", "#F781BF",
          "#999999", "#66C2A5", "#FC8D62", "#8DA0CB", "#E78AC3", "#A6D854", "#FFD92F", "#E5C494", "#B3B3B3", 
          "#8DD3C7", "#FFFFB3", "#BEBADA", "#FB8072", "#80B1D3", "#FDB462", "#B3DE69", "#FCCDE5",
          "#D9D9D9", "#BC80BD", "#CCEBC5", "#FFED6F")


## code

targetmatvec=unlist(targetmat)+1
yrange=range(targetmatvec[targetmatvec>0]);
# yrange[1]=1; # set the minimum value to 1
for(i in 1:length(targetmat)){
  vali=targetmat[[i]]+1;
  if(i==1){
    plot(1:length(vali),vali,type='b',las=1,pch=20,main=paste('sgRNAs in',targetgene),ylab='Read counts',xlab='Samples',xlim=c(0.7,length(vali)+0.3),ylim = yrange,col=colors[(i %% length(colors))],xaxt='n',log='y')
    axis(1,at=1:length(vali),labels=(collabel),las=2)
    # lines(0:100,rep(1,101),col='black');
  }else{
    lines(1:length(vali),vali,type='b',pch=20,col=colors[(i %% length(colors))])
  }
}



dev.off()
Sweave("ABE_d15_input_summary.Rnw");
library(tools);

texi2dvi("ABE_d15_input_summary.tex",pdf=TRUE);
